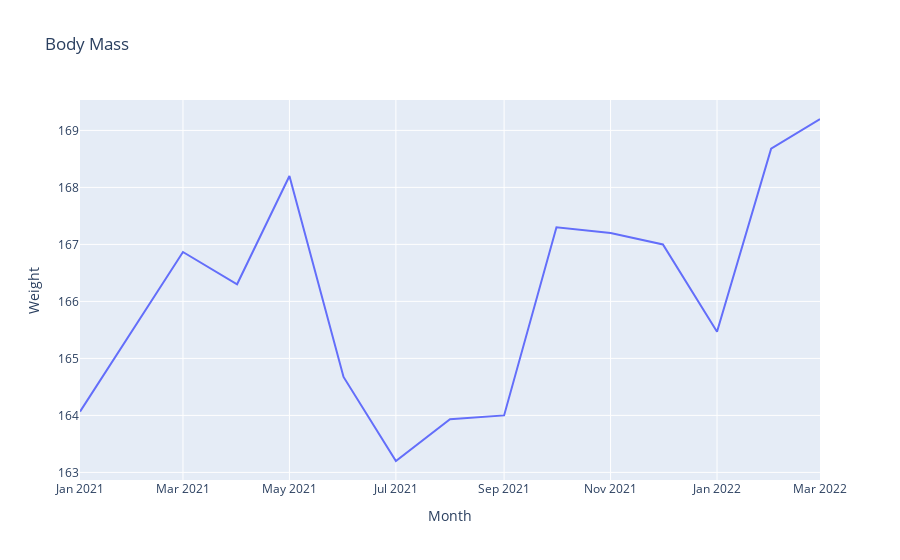

The cell this chart's notebook holds for it:
### Markdown cell above
# Pull min ,max, median, mean

### Code cell
Weight = pd.DataFrame(metrics[10]['data'])
Weight['month'] = Weight['date'].apply(lambda x: x[0:7]) 
Weight['date'] = Weight['date'].apply(lambda x: datetime.strptime(x,"%Y-%m-%d %H:%M:%S %z"))
# Monthly = Weight.groupby(['month']).agg({'qty':['min', 'max','mean','median']}).reset_index().rename(columns={'qty':'Weight','month':'Month'})
Monthly_weight = Weight.groupby(['month']).agg({'qty':'mean'}).reset_index().rename(columns={'qty':'Weight','month':'Month'})
Monthly_weight.set_index('Month',inplace=True)

fig = px.line(Monthly_weight, x=Monthly_weight.index, y="Weight", title='Body Mass')
fig.show()

### Figure 1 — Plotly figure (JSON) as saved in the notebook; plotly's stock layout.template omitted (floating-point values rounded to 4 significant figures)
{"data": [{"hovertemplate": "Month=%{x}<br>Weight=%{y}<extra></extra>", "legendgroup": "", "line": {"color": "#636efa", "dash": "solid"}, "marker": {"symbol": "circle"}, "mode": "lines", "name": "", "orientation": "v", "showlegend": false, "type": "scatter", "x": ["2021-01", "2021-03", "2021-04", "2021-05", "2021-06", "2021-07", "2021-08", "2021-09", "2021-10", "2021-11", "2021-12", "2022-01", "2022-02", "2022-03"], "xaxis": "x", "y": [164.1, 166.9, 166.3, 168.2, 164.7, 163.2, 163.9, 164, 167.3, 167.2, 167, 165.5, 168.7, 169.2], "yaxis": "y"}], "layout": {"autosize": true, "legend": {"tracegroupgap": 0}, "title": {"text": "Body Mass"}, "xaxis": {"anchor": "y", "autorange": true, "domain": [0, 1], "range": ["2021-01-01", "2022-03-01"], "title": {"text": "Month"}, "type": "date"}, "yaxis": {"anchor": "x", "autorange": true, "domain": [0, 1], "range": [162.9, 169.5], "title": {"text": "Weight"}, "type": "linear"}}}
